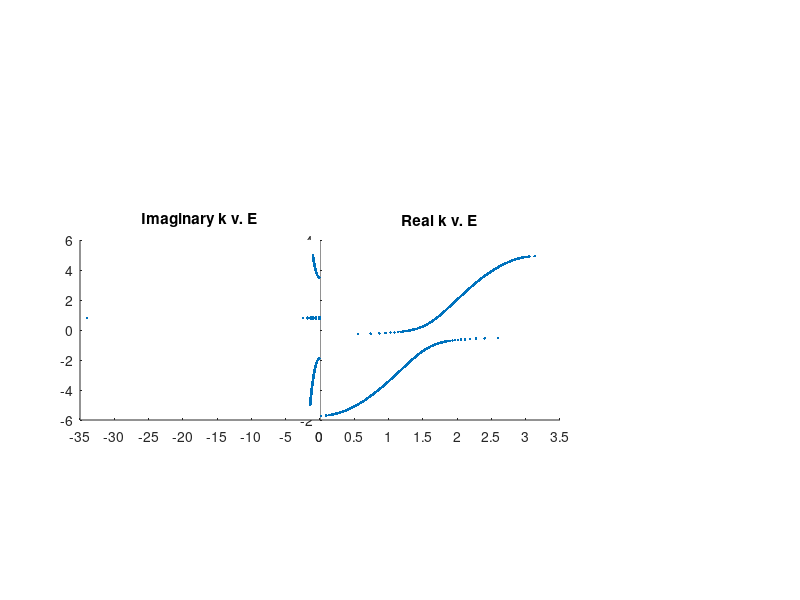

This figure's MATLAB source: (Note: this script raises an error after producing the figure.)
clear all
%alpha = -3;
%beta_1 = -2.2;  %THIS GIVES WEIRD STUFF?
%beta_2 = 1.5;

alpha = 0.8;
beta_1 = -.4;
beta_2 = -1.3;

%Test system 1
%Hd = [alpha, beta_1;beta_1,-alpha];
%Hs = [0,beta_2;beta_2,0];

%Test System 2
Hd = [alpha, beta_1;beta_1,alpha];
Hs = [beta_2,0;0,0];

%Data
%Hd = [.8,-.4;-.4,-.8];
%Hs = [0,-1.3;-1.3,0];
%E = [-10,10];

%Hd = [0];
%Hs = [-1/2];
E=[-5,5];

    a = E(1,1);
    b = E(1,2);
  
    
for e = a:.01:b 
    
    Hsdagger = (Hs)' ;
    length = size(Hsdagger,1);

    %Calculate Inverse Hermitian Conjugate
    for j = 1:length
        for k = 1:length
            Hsdagger(j,k) = conj(Hsdagger(j,k));
        end
    end
    
    %BUILD AV = BVD (GENERALIZED EIGEN VALUE PROBLEM
    A = [e*eye(length) - Hd, -Hs; eye(length), zeros(length)];
    B = [Hsdagger, zeros(length); zeros(length), eye(length)];
    [V,D] = eig(A,B); %AV = BVD

        
        %#Number 1 2d plot of E vs k
    [count, count2] = size(D);
    
    if (a==e)
        for j = 1:count
           Data_x(1,j) = log( D(j,j) )/(1i);
           Data_y(1,j) = e;
           j = j+1;
        end 
    else 
        for j = 1:count
            Data_x = [Data_x, (log( D(j,j) )/(1i)) ];
            Data_y = [Data_y, e];
        end
    end
            
end

%SCREEN OUT 0 , pi, pi/2 for real data
Real_k = real(Data_x);
Real_E = Data_y; 
stop=0;
while stop == 0 
stop = 1;
for j = 1:size(Real_k,2)
    if size(Real_k,2) < j
        break
    elseif abs( Real_k(j) ) - .01 < 0   %OUT WITH 0 
        Real_k(j) = [];
        Real_E(j) = [];
        stop=0;
    elseif abs (Real_k(j) - pi*.5)  < .01   %OUT WITH PI/2
        Real_k(j) = [];
        Real_E(j) = [];
        stop=0;
    elseif abs( Real_k(j)  - pi)  < 0.01     %OUT WITH PI
        Real_k(j) = [];
        Real_E(j) = [];
        stop=0;
    end
end

end

%Same as above, copy-pasted, screens out zeros for imag data now
Imag_k = imag(Data_x);
Imag_E = Data_y;
stop=0;
while stop ==0 
stop = 1;
for j = 1:size(Imag_k,2)
    if size(Imag_k,2) < j
        break
    elseif abs( Imag_k(j) ) - .01 < 0 
        Imag_k(j) = [];
        Imag_E(j) = [];
        stop=0;
    end
end

end


figure;
a=subplot('Position',[.4 .3 .3 .3]) %Position = [Left bottom width height]
scatter(abs(Real_k), Real_E, '.')
title('Real k v. E')
hold on
b=subplot('Position',[.1 .3 .3 .3])
set(b,'YTick',[],'XTick',[]);
scatter( -abs(Imag_k), Imag_E, '.')
title('Imaginary k v. E')


Imag_k = abs(Imag_k);
Real_k = abs(Real_k);

input = input('Input rough bounds for the branch point [lower,higher] = ');
low = input(1,1);
high = input(1,2);

%Screen out big / small values for calculating branch point, set them = 0
for j = 1:size(Imag_E,2)
    if Imag_E(j) > high
        Imag_k(j) = 0;
        stop=0;
    elseif Imag_E(j) < low
        Imag_k(j) = 0;
        stop=0;
    end
end

%Screen out all the zeros (again)
while stop ==0
stop =1;
for j = 1:size(Imag_E,2)
    if size(Imag_k,2) < j
        stop=0;
        break
    elseif Imag_k(j) == 0 
        Imag_k(j) = [];
        Imag_E(j) = [];
        stop = 0;
    end
end
end

%Calculate branch point
[Branch_k,loc] = max(Imag_k);
Branch_E = Imag_E(loc);

fprintf("The branch point is: (%f, %f)\n", Branch_k, Branch_E )
